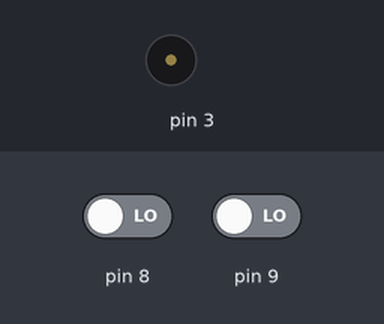
A sketch run on a simulated Arduino Uno, built with avr-gcc and run on an emulated ATmega328P. Shown: buzzer (waves = sounding). Inputs (shaded band) come from the test bench; at power-on: pin 9 LOW, pin 8 LOW.

Above: at 1.2 s.
1.3 s: pin 9 driven HIGH
At 2.4 s:
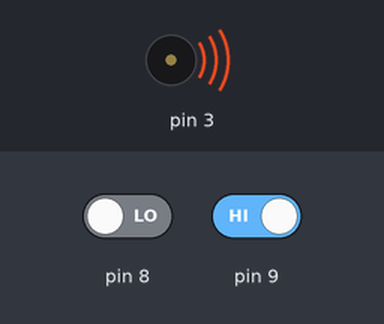
Timing chart, 0 to 10.3 s (numbered marks = the images above; inputs shaded):
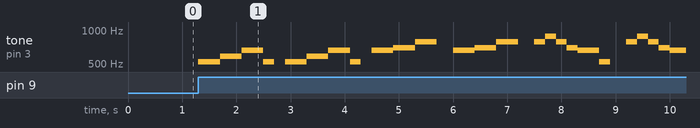

Measured:
- after the input at 1.3 s, tone on pin 3: plays 523 Hz for 0.40 s, 587 Hz for 0.40 s, 659 Hz for 0.40 s, 523 Hz for 0.20 s, 523 Hz for 0.40 s, 587 Hz for 0.40 s … (25 notes in this stretch), starting at once

The sketch:

sketch_apr19b4.4.ino
```cpp
void setup()
{
  pinMode(3, OUTPUT);
  pinMode(8,  INPUT);
  pinMode(9,  INPUT);

}

void loop()
{
  noTone(3);

  if (digitalRead(8)==HIGH)
  {


     tone(3, 246.94,1000);
  delay(900);
  tone(3, 261.63,1000);
  delay(800);
  tone(3, 293.66,1000);
  delay(500);
  tone(3, 293.66,1000);
  delay(500);
  tone(3, 261.63,1000);
  delay(500);
  tone(3, 246.94,1000);
  delay(500);
  tone(3, 220.00,1000);
  delay(500);
    tone(3, 196.00,1000);
  delay(500);
  tone(3,196.00,1000);
  delay(500);
  tone(3, 220.00,1000);
  delay(500);
  tone(3, 246.94,1000);
  delay(500);
  tone(3, 246.94,1000);
  delay(500);
  tone(3, 220.00,1000);
  delay(500);
    tone(3, 233.08,1000);
  delay(500);


  }


  if (digitalRead(9)==HIGH)
  {
  tone(3, 523.25,4000);
  delay(400);

  tone(3, 587.33,4000);
  delay(400);
    tone(3, 659.26,4000);
  delay(400);
    tone(3, 523.25,2000);
  delay(200);
  noTone(3);
    delay(200);

  tone(3, 523.25,4000);
  delay(400);

  tone(3, 587.33,4000);
  delay(400);
    tone(3, 659.26,4000);
  delay(400);
    tone(3, 523.25,2000);
  delay(200);
  noTone(3);
    delay(200);


  tone(3, 659.26,4000);
  delay(400);

  tone(3, 698.46,4000);
  delay(400);
    tone(3, 783.99,4000);
  delay(400);
     noTone(3);
    delay(300);

  tone(3, 659.26,4000);
  delay(400);

  tone(3, 698.46,4000);
  delay(400);
    tone(3, 783.99,4000);
  delay(400);
  noTone(3);
    delay(300);


   tone(3, 783.99,2000);
  delay(200);
     tone(3, 880,2000);
  delay(200);
    tone(3, 783.99,2000);
  delay(200);
     tone(3, 698.46,2000);
  delay(200);

  tone(3, 659.26,4000);
  delay(400);
  tone(3, 523.25,2000);
  delay(200);
  noTone(3);
    delay(300);


   tone(3, 783.99,2000);
  delay(200);
     tone(3, 880,2000);
  delay(200);
    tone(3, 783.99,2000);
  delay(200);
     tone(3, 698.46,2000);
  delay(200);

  tone(3, 659.26,4000);
  delay(400);
  tone(3, 523.25,2000);
  delay(200);
  noTone(3);
    delay(300);

  tone(3, 587.33,4000);
  delay(400);
   tone(3,196.00,1000);
    delay(400);
    tone(3, 523.25,4000);
  delay(400);
     noTone(3);
    delay(400);

    tone(3, 587.33,4000);
  delay(400);
   tone(3,196.00,1000);
    delay(400);
    tone(3, 523.25,4000);
  delay(400);
  }

}
```
